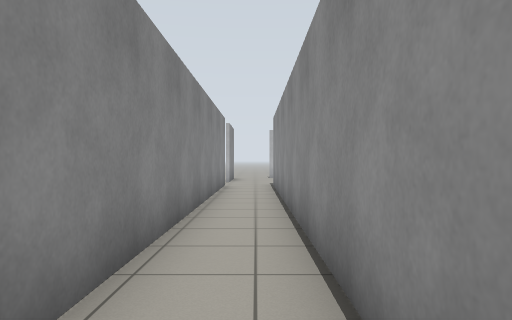
View 1 (above)

19 first-person views from a walk through a world built for the Gazebo simulator. The camera is 0.94 m above the floor, looks level and sees 70° across. The floor is counted in squares, 1 m on a side. Each view is taken from the middle of a square. On the plan, view 1 faces up. The plan holds only what a view shows up to about 13 squares ahead; the rest is blank.

View 2
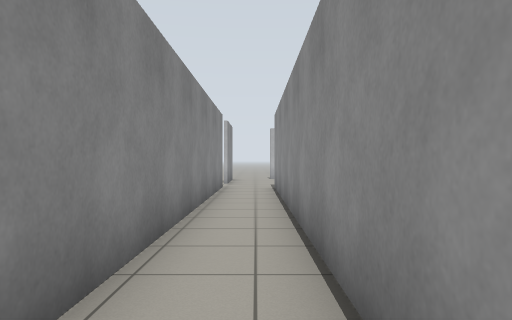

View 3
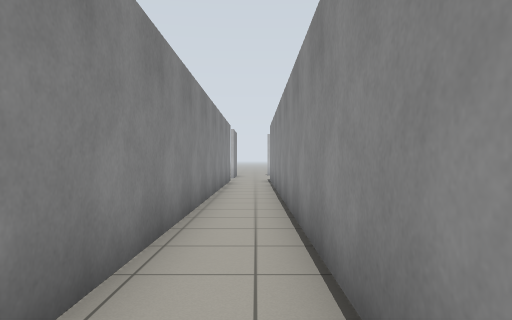

View 4
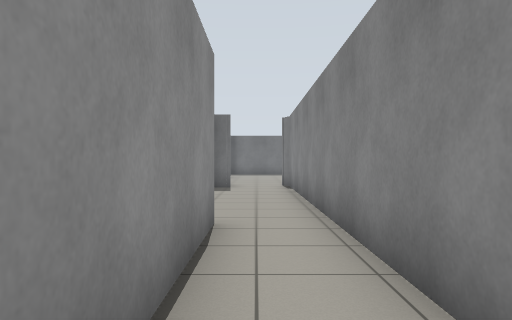

View 5
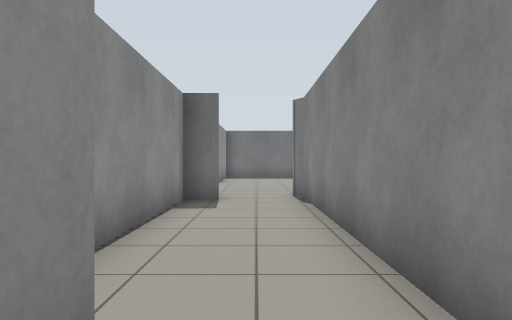

View 6
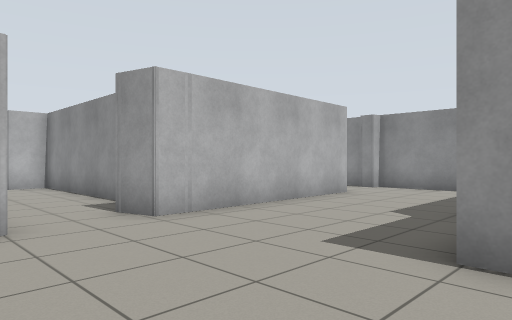

View 7
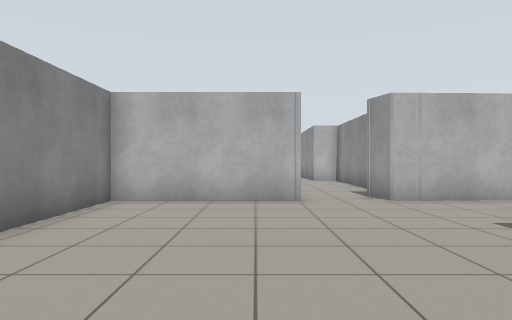

View 8
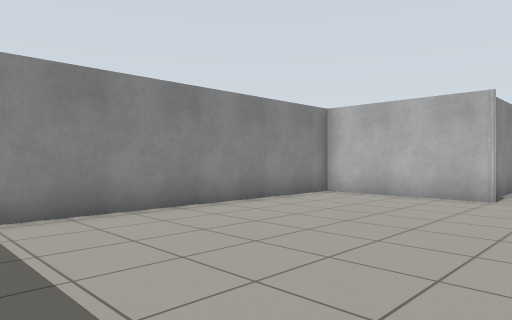

View 9
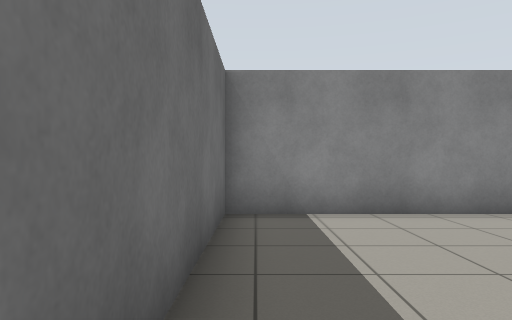

View 10
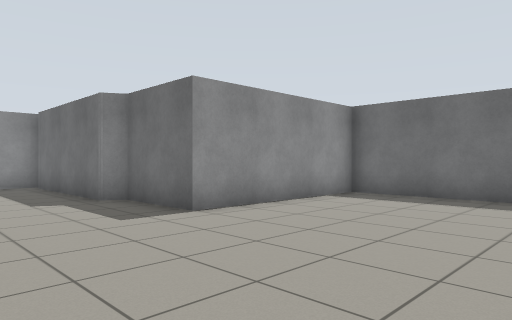

View 11
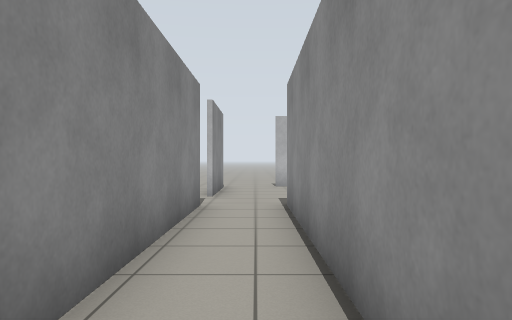

View 12
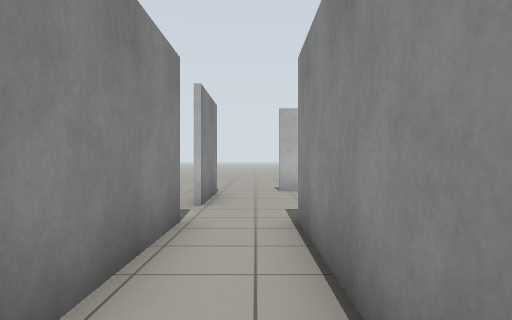

View 13
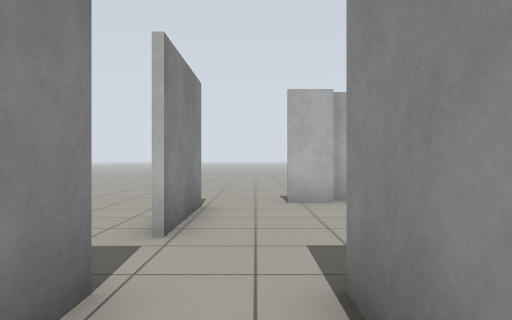

View 14
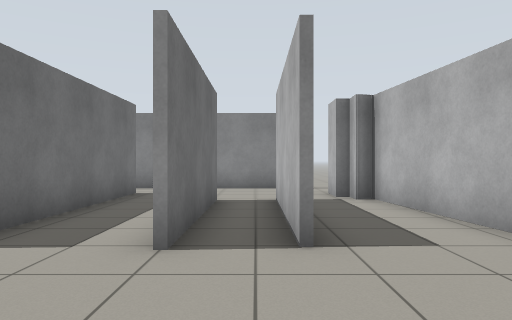

View 15
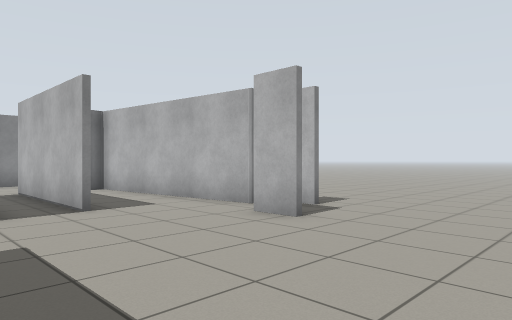

View 16
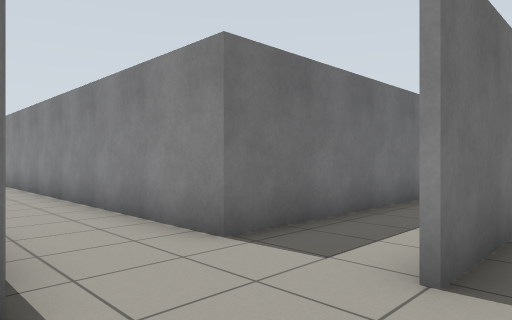

View 17
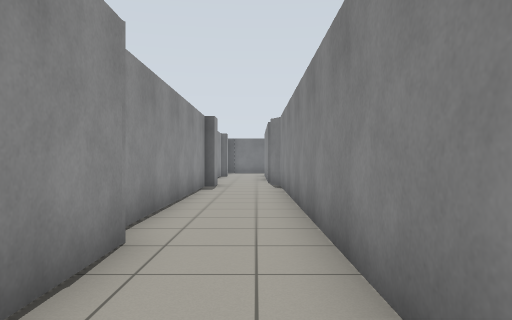

View 18
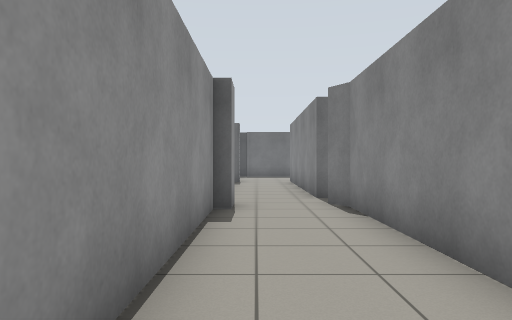

View 19
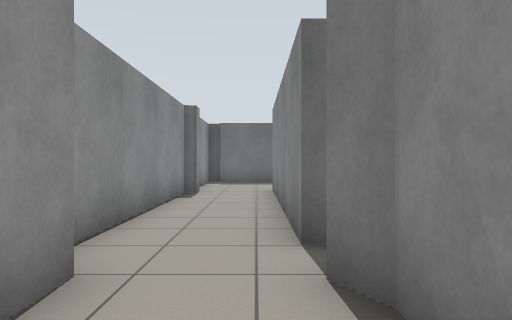

### Floor plan
Points are (right, up) in squares from view 1. A wall is a line through its corners. A room is listed if a view was taken in it or the views show most of it. See-through windows are left out.
Room 1 (views 1, 2, 3, 4, 5, 11, 12, 13)
walls: (-1.2, 13.6) (-1.2, -3.6); (-1.1, 18.5) (-1.1, 15.4); (1.7, 19) (0.6, 19); (0.6, -3.4) (0.6, 13.6) (2.6, 13.6)
ways out: opening at (3, 16) to room 3; opening at (0, -3) to room 4; opening at (-1, 15); opening at (0, 18)
Room 2 (views 6, 7, 8, 9, 10)
walls: (-0.9, -11.6) (-5.3, -11.6) (-5.3, -21.5) (1.6, -21.5) (1.6, -16) (4.2, -16) (4.5, -15.4) (9.4, -15.4); (1.9, -11.6) (1.2, -11.6); (7.5, -11.3) (1.7, -11.5); (10, -15.6) (10.1, -12.5)
ways out: opening at (8.5, -11.5) to room 3; opening at (0, -11) to room 4
Room 3 (views 14, 15, 16, 17, 18, 19)
walls: (9.5, 6.8) (9.5, 9); (7.1, 17.5) (2.2, 17.5); (2.6, 13.6) (7.1, 13.6) (7.1, -2.3) (7.5, -2.9); (2.5, 16.1) (7.2, 16.1); (10.2, 19.7) (9.1, 19.7); (8.4, 20.5) (2.2, 19.8); (9.8, -1.9) (9.8, 5.9); (9.6, -3) (9.6, -2); (7.5, -4) (7.5, -10.9); (10.1, -10.4) (10.1, -4.1); (9.8, -11) (9.8, -10.4); (10.1, -12.5) (10.1, -11)
ways out: opening at (3, 16) to room 1; opening at (8.5, -11.5) to room 2; opening at (14, 15)
Room 4 (no view inside)
walls: (-1.2, -3.6) (-1.2, -11.1) (-0.9, -11.6); (1.2, -11.6) (0.9, -10.5) (1.6, -10.5) (1.6, -3.4) (0.6, -3.4)
ways out: opening at (0, -3) to room 1; opening at (0, -11) to room 2

Positions as (right, up) in squares from view 1, and headings:
1: (0, 0), facing up
2: (0, 1), facing up
3: (0, -3), facing up
4: (0, 2), facing down
5: (0, -2), facing down
6: (-2, -17), facing up-right
7: (-2, -20), facing up
8: (1, -21), facing up-left
9: (1, -21), facing left
10: (-4, -12), facing down-right
11: (0, 6), facing up
12: (0, 8), facing up
13: (0, 11), facing up
14: (11, 17), facing left
15: (14, 15), facing up-left
16: (10, 17), facing down-left
17: (8, 11), facing down
18: (9, 5), facing down
19: (8, 0), facing down
